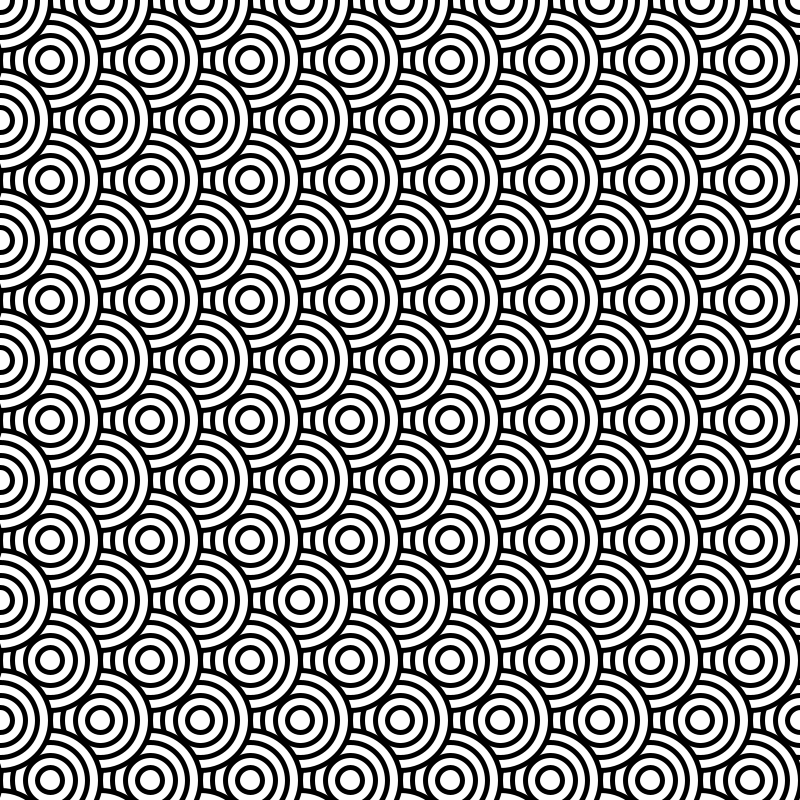
Frame 1 (no input)
Frame 60 (the mouse pressed at the canvas centre just before this capture): identical to frame 1, image omitted
Frame 120 (the mouse held since frame 60 and released just before this capture): identical to frame 1, image omitted

The Processing sketch that drew this single still picture (run headless with seeded random() and noise(); from frame 60 on, the mouse is pressed at the canvas centre):

// Processing sketch: Unit_4_Assignment_6
// ── Unit_4_Assignment_6.pde
float offset;

void setup(){
  size(800,800);
  background(255);
  offset=0;
}

void draw(){
  offset=0;
  for(float x=2*width;x>=-width; x+=-50){
    for(float y=0;y<=2*height;y+=120){
    grid(x,y-offset);
    }
    if(offset==0) offset=60;
    else offset =0;
  }
}

void grid(float x,float y){
  pushMatrix();
  translate(x,y);
  strokeWeight(5);
  stroke(0);
  fill(255);
  circle(0,0,100);
  circle(0,0,75);
  circle(0,0,50);
  circle(0,0,25);
  popMatrix();
}
